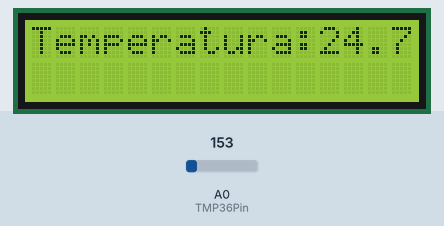
This sketch was run on a simulated Arduino Uno, built with avr-gcc and run on an emulated ATmega328P. Parts: 16×2 character LCD. The inputs (shaded band) are chosen by the test bench; at power-on: A0 (TMP36Pin) = 153. What the sketch prints to the serial monitor is not drawn.

Above: at 1.2 s.
1.3 s: A0 (TMP36Pin) set to 165
At 3.1 s:
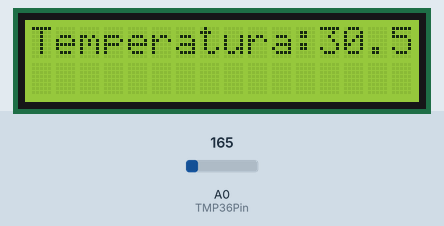
3.6 s: A0 (TMP36Pin) set to 175
At 4.9 s:
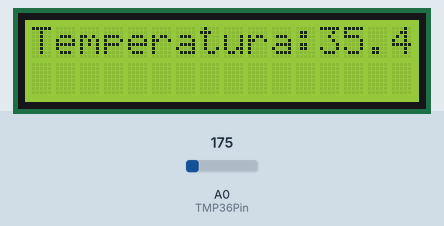
5.6 s: A0 (TMP36Pin) set to 191
At 6.8 s:
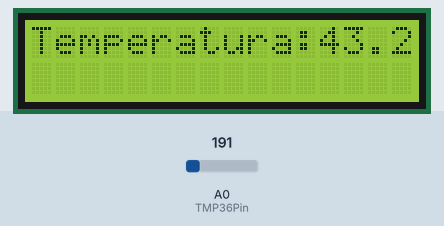
Timing chart, 0 to 8.6 s (numbered marks = the images above; inputs shaded):
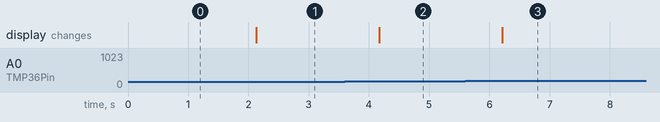

Measured:
- after the input at 1.3 s, the display: changes after 0.83 s (image 1)
- after the input at 3.6 s, the display: changes after 0.57 s (image 2)
- after the input at 5.6 s, the display: changes after 0.61 s (image 3)

The sketch:

9.1_Temperatura_en_LCD.ino
```cpp
/*
 Medida de temperatura con sensor TMP36
 Mostramos la temperatura por el monitor serie y un  LCD I2C
 JA. Vacas

 Descripción

 Sensor TMP36
 pin V del sensor conectado a 5V de Arduino
 pin central del sensor Vout a A0 de Arduino
 pin GND a GND de Arduino

 */
#include <Wire.h>                         // Incluimos las librerias necesarias
#include <LiquidCrystal_I2C.h>

const int TMP36Pin = A0;                  // Conectamos el pin central a A0
float temperatura = 0;                    // almacenamos la temperatura medida

LiquidCrystal_I2C lcd(0x3F,16,2);         // Objeto LCD_I2C

void setup() {
  Serial.begin(9600);                     // Configuramos la conexion con el PC
  lcd.init();                             // Inicializamos el LCD
  lcd.backlight();                        // Activamos la iluminacion
}
void loop() {
  int lectura = analogRead(TMP36Pin);     // Valor entre 0 y 1023
  float voltaje = lectura * 5.0 / 1024.0; // Voltaje entre 0 y 5V
  temperatura = (voltaje - 0.5) * 100;    // Temperatura en º Celsius

  lcd.clear();                            // Borramos la pantalla
  lcd.setCursor(0,0);                     // Ponemos cursor en (0,0)
  lcd.print("Temperatura:");              // Mostramos los datos
  lcd.print(temperatura);
  lcd.print("C");                         // Algunos caracteres dan error (como el º)

  Serial.print("Temperatura:");
  Serial.print(temperatura);              // Mostramos la temperatura via serie
  Serial.println("C");

  delay(1000);                            // Esperamos para hacer la siguiente medida
}
```
